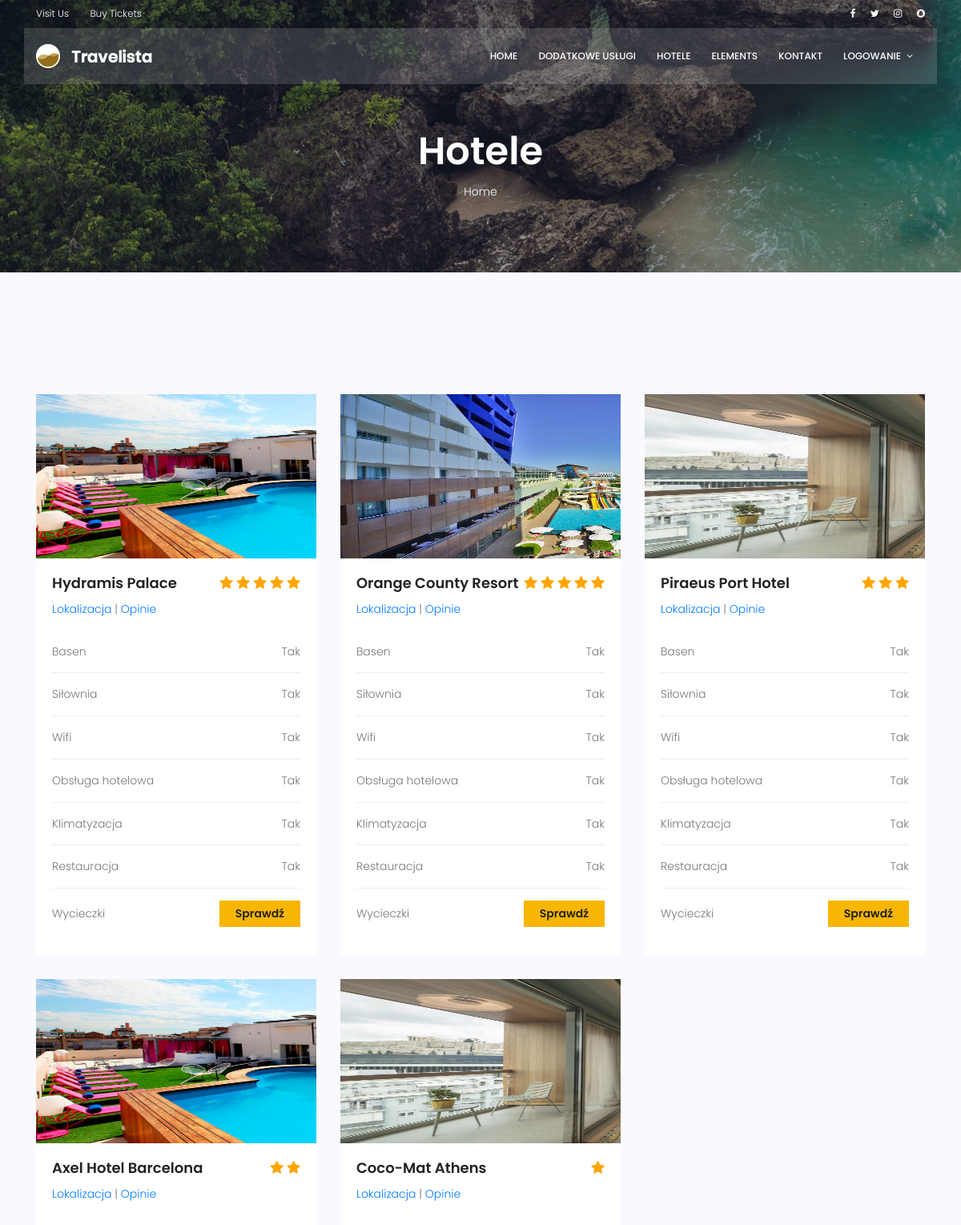
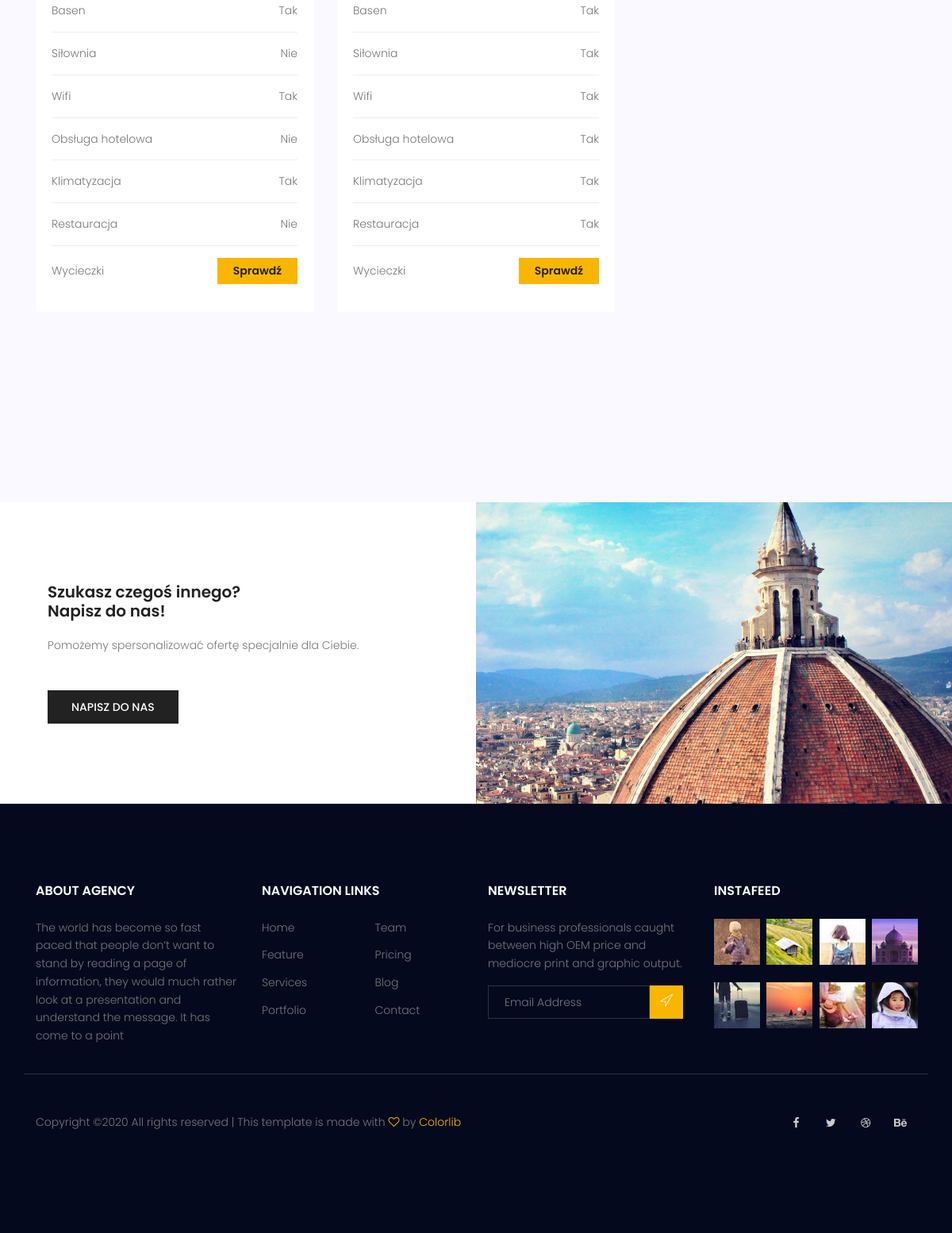
Screenshot of /core/hotels/ with the database file from the repository (2 pictures, top to bottom).
### core/models.py (models this page shows, shortened)
class Hotel(models.Model):
    name = models.CharField(max_length=100)
    stars = models.IntegerField(choices=STARS_CHOICES, default=1)
    description = models.TextField(max_length=2000, null=True, blank=True)
    city = models.ForeignKey(City, on_delete=models.CASCADE, related_name='hotels')
    location = models.CharField(default='', max_length=500, null=True)
    swimming_pool = models.CharField(choices=BOOL_OPTIONS, default='Nie', max_length=10)
    wifi = models.CharField(choices=BOOL_OPTIONS, default='Nie', max_length=10)
    air_condition = models.CharField(choices=BOOL_OPTIONS, default='Nie', max_length=10)
    room_service = models.CharField(choices=BOOL_OPTIONS, default='Nie', max_length=10)
    restaurant = models.CharField(choices=BOOL_OPTIONS, default='Nie', max_length=10)
    gym = models.CharField(choices=BOOL_OPTIONS, default='Nie', max_length=10)
    hotel_image = models.FileField(upload_to=get_hotel_image_path, null=True)
    hotel_image2 = models.FileField(upload_to=get_hotel_image_path, null=True)
    class Meta:
        ordering = ['name']

### core/views.py (the view)
# urls.py: path('hotels/', HotelListView.as_view(), name='hotels'),
class HotelListView(ListView):
    model = Hotel
    template_name = 'core/hotels.html'
    def get_context_data(self, *, object_list=None, **kwargs):
        context = super(HotelListView, self).get_context_data()
        context['hotels'] = Hotel.objects.order_by('-stars')
        return context

### core/templatetags/core_extras.py (called while the page is built)
@register.filter(name='times')
def times(number):
    return range(number)

### core/templates/core/hotels.html (shortened to what this page needs)
{% load static %}
{% load core_extras %}
	<!DOCTYPE html>
	<html lang="zxx" class="no-js">
	<head>
			<link rel="stylesheet" href="{% static 'css/linearicons.css' %}">
			<link rel="stylesheet" href="{% static 'css/font-awesome.min.css' %}">
			<link rel="stylesheet" href="{% static 'css/bootstrap.css' %}">
			<link rel="stylesheet" href="{% static 'css/magnific-popup.css' %}">
			<link rel="stylesheet" href="{% static 'css/jquery-ui.css' %}">
			<link rel="stylesheet" href="{% static 'css/nice-select.css' %}">
			<link rel="stylesheet" href="{% static 'css/animate.min.css' %}">
			<link rel="stylesheet" href="{% static 'css/owl.carousel.css' %}">
			<link rel="stylesheet" href="{% static 'css/main.css' %}">
		</head>
		<body>
			<header id="header">
				<div class="header-top">
					<div class="container">
			  		<div class="row align-items-center">
			  			<div class="col-lg-6 col-sm-6 col-6 header-top-left">
			  				<ul>
                        <li><a target="_blank" href="https://www.google.com/maps/place/Gda%C5%84sk/@54.3612063,18.5499451,11z/data=!3m1!4b1!4m5!3m4!1s0x46fd731c14d4fa6f:0x9bb9fbf163b7be8d!8m2!3d54.3520252!4d18.6466384" >
                            Visit Us</a></li>
                        <li><a target="_blank" href="https://www.skyscanner.pl/">Buy Tickets</a></li>
			  				</ul>
			  			</div>
			  			<div class="col-lg-6 col-sm-6 col-6 header-top-right">
							<div class="header-social">
                        <a href="https://www.facebook.com/" target="_blank"><i class="fa fa-facebook"></i></a>
                        <a href="https://www.twitter.com/" target="_blank"><i class="fa fa-twitter"></i></a>
                        <a href="https://www.instagram.com/" target="_blank"><i class="fa fa-instagram"></i></a>
                        <a href="https://www.snapchat.com/" target="_blank"><i class="fa fa-snapchat"></i></a>
							</div>
			  			</div>
			  		</div>
					</div>
				</div>
				<div class="container main-menu">
					<div class="row align-items-center justify-content-between d-flex">
						<div id="logo">
							<a href="{% url 'trip_list' %}"><img src="{% static 'img/logo.png' %}" alt="" title=""/></a>
						</div>
				      <nav id="nav-menu-container">
				        <ul class="nav-menu">
							<li><a href="{% url 'trip_list' %}">Home</a></li>
							<li><a href="{% url 'core:about' %}">Dodatkowe usługi</a></li>
							<li><a href="{% url 'core:hotels' %}">Hotele</a></li>
							<li><a href="{% url 'core:elements' %}">Elements</a></li>
							<li><a href="{% url 'core:contact' %}">Kontakt</a></li>
							{% if user.is_authenticated %}
							<li class="menu-has-children"><a href=#>Witaj, {{ user }}!</a>
								<ul>
									<li><a href="{% url 'accounts:logout' %}">Wyloguj</a></li>
								</ul>
							</li>
							{% else %}
							<li class="menu-has-children"><a href=#>Logowanie</a>
							</li>
							{% endif %}
                		</ul>
				      </nav>
					</div>
				</div>
			</header>
			<section class="about-banner relative">
				<div class="overlay overlay-bg"></div>
				<div class="container">
					<div class="row d-flex align-items-center justify-content-center">
						<div class="about-content col-lg-12">
							<h1 class="text-white">
								Hotele
							</h1>
							<p class="text-white link-nav"><a href="{% url 'trip_list' %}">Home </a></p>
						</div>
					</div>
				</div>
			</section>
			<section class="destinations-area section-gap" style="padding-top:2px">
				<div class="container">
					<section class="hot-deal-area section-gap">
					<div class="row">
						{% for hotel in hotels %}
						<div class="col-lg-4">
							<div class="single-destinations">
								<div class="thumb" >
									<img src="{{ hotel.hotel_image.url }}" alt="" style="width:690px; height:205px">
								</div>
								<div class="details">
									<h4 class="d-flex justify-content-between">
										<span>{{ hotel.name }}</span>
										<div class="star">
											  {% for _ in hotel.stars|times %}
                                                <span class="fa fa-star checked"></span>
                                            {% endfor %}
										</div>
									</h4>
									<p>
										<a href="{{ hotel.location }}" target="_blank">Lokalizacja</a> |
                                        <a href="#opinie">Opinie</a>
									</p>
									<ul class="package-list">
										<li class="d-flex justify-content-between align-items-center">
											<span>Basen</span>
											<span>{{ hotel.swimming_pool }}</span>
										</li>
										<li class="d-flex justify-content-between align-items-center">
											<span>Siłownia</span>
											<span>{{ hotel.gym }}</span>
										</li>
										<li class="d-flex justify-content-between align-items-center">
											<span>Wifi</span>
											<span>{{ hotel.wifi }}</span>
										</li>
										<li class="d-flex justify-content-between align-items-center">
											<span>Obsługa hotelowa</span>
											<span>{{ hotel.room_service }}</span>
										</li>
										<li class="d-flex justify-content-between align-items-center">
											<span>Klimatyzacja</span>
											<span>{{ hotel.air_condition }}</span>
										</li>
										<li class="d-flex justify-content-between align-items-center">
											<span>Restauracja</span>
											<span>{{ hotel.restaurant }}</span>
										</li>
										<li class="d-flex justify-content-between align-items-center">
											<span>Wycieczki</span>
											<a href="#" class="price-btn">Sprawdź</a>
										</li>
									</ul>
								</div>
							</div>
						</div>
						{% endfor %}
					</div>
				</div>
			</section>
			<section class="home-about-area">
				<div class="container-fluid">
					<div class="row align-items-center justify-content-end">
						<div class="col-lg-6 col-md-12 home-about-left">
							<h1>
								Szukasz czegoś innego?<br>
								Napisz do nas!
							</h1>
							<p>
								Pomożemy spersonalizować ofertę specjalnie dla Ciebie.
							</p>
							<a href="#" class="primary-btn text-uppercase">Napisz do nas</a>
						</div>
						<div class="col-lg-6 col-md-12 home-about-right no-padding">
							<img class="img-fluid" src="{% static 'img/hotels/about-img.jpg' %}" alt="">
						</div>
					</div>
				</div>
			</section>
			<footer class="footer-area section-gap">
				<div class="container">
					<div class="row">
						<div class="col-lg-3  col-md-6 col-sm-6">
							<div class="single-footer-widget">
								<h6>About Agency</h6>
								<p>
									The world has become so fast paced that people don’t want to stand by reading a page of information, they would much rather look at a presentation and understand the message. It has come to a point
								</p>
							</div>
						</div>
						<div class="col-lg-3 col-md-6 col-sm-6">
							<div class="single-footer-widget">
								<h6>Navigation Links</h6>
								<div class="row">
									<div class="col">
										<ul>
											<li><a href="#">Home</a></li>
											<li><a href="#">Feature</a></li>
											<li><a href="#">Services</a></li>
											<li><a href="#">Portfolio</a></li>
										</ul>
									</div>
									<div class="col">
										<ul>
											<li><a href="#">Team</a></li>
											<li><a href="#">Pricing</a></li>
											<li><a href="#">Blog</a></li>
											<li><a href="#">Contact</a></li>
										</ul>
									</div>
								</div>
							</div>
						</div>
						<div class="col-lg-3  col-md-6 col-sm-6">
							<div class="single-footer-widget">
								<h6>Newsletter</h6>
								<p>
									For business professionals caught between high OEM price and mediocre print and graphic output.
								</p>
								<div id="mc_embed_signup">
									<form target="_blank" action="https://spondonit.us12.list-manage.com/subscribe/post?u=1462626880ade1ac87bd9c93a&amp;id=92a4423d01" method="get" class="subscription relative">
										<div class="input-group d-flex flex-row">
											<input name="EMAIL" placeholder="Email Address" onfocus="this.placeholder = ''" onblur="this.placeholder = 'Email Address '" required="" type="email">
											<button class="btn bb-btn"><span class="lnr lnr-location"></span></button>
										</div>
									</form>
								</div>
							</div>
						</div>
						<div class="col-lg-3  col-md-6 col-sm-6">
							<div class="single-footer-widget mail-chimp">
								<h6 class="mb-20">InstaFeed</h6>
								<ul class="instafeed d-flex flex-wrap">
									<li><img src="{% static 'img/i1.jpg' %}" alt=""></li>
									<li><img src="{% static 'img/i2.jpg' %}" alt=""></li>
									<li><img src="{% static 'img/i3.jpg' %}" alt=""></li>
									<li><img src="{% static 'img/i4.jpg' %}" alt=""></li>
									<li><img src="{% static 'img/i5.jpg' %}" alt=""></li>
									<li><img src="{% static 'img/i6.jpg' %}" alt=""></li>
									<li><img src="{% static 'img/i7.jpg' %}" alt=""></li>
									<li><img src="{% static 'img/i8.jpg' %}" alt=""></li>
								</ul>
							</div>
						</div>
					</div>
					<div class="row footer-bottom d-flex justify-content-between align-items-center">
						<p class="col-lg-8 col-sm-12 footer-text m-0">
Copyright &copy;<script>document.write(new Date().getFullYear());</script> All rights reserved | This template is made with <i class="fa fa-heart-o" aria-hidden="true"></i> by <a href="https://colorlib.com" target="_blank">Colorlib</a>
</p>
						<div class="col-lg-4 col-sm-12 footer-social">
							<a href="#"><i class="fa fa-facebook"></i></a>
							<a href="#"><i class="fa fa-twitter"></i></a>
							<a href="#"><i class="fa fa-dribbble"></i></a>
							<a href="#"><i class="fa fa-behance"></i></a>
						</div>
					</div>
				</div>
			</footer>
		</body>
	</html>

### rows the page displays
Hotel: hotel_image (picture), name "Hydramis Palace", stars 5 (drawn), swimming_pool "Tak", gym "Tak", wifi "Tak", room_service "Tak", air_condition "Tak", restaurant "Tak"
Hotel: hotel_image (picture), name "Orange County Resort", stars 5 (drawn), swimming_pool "Tak", gym "Tak", wifi "Tak", room_service "Tak", air_condition "Tak", restaurant "Tak"
Hotel: hotel_image (picture), name "Piraeus Port Hotel", stars 3 (drawn), swimming_pool "Tak", gym "Tak", wifi "Tak", room_service "Tak", air_condition "Tak", restaurant "Tak"
Hotel: hotel_image (picture), name "Axel Hotel Barcelona", stars 2 (drawn), swimming_pool "Tak", gym "Nie", wifi "Tak", room_service "Nie", air_condition "Tak", restaurant "Nie"
Hotel: hotel_image (picture), name "Coco-Mat Athens", stars 1 (drawn), swimming_pool "Tak", gym "Tak", wifi "Tak", room_service "Tak", air_condition "Tak", restaurant "Tak"
